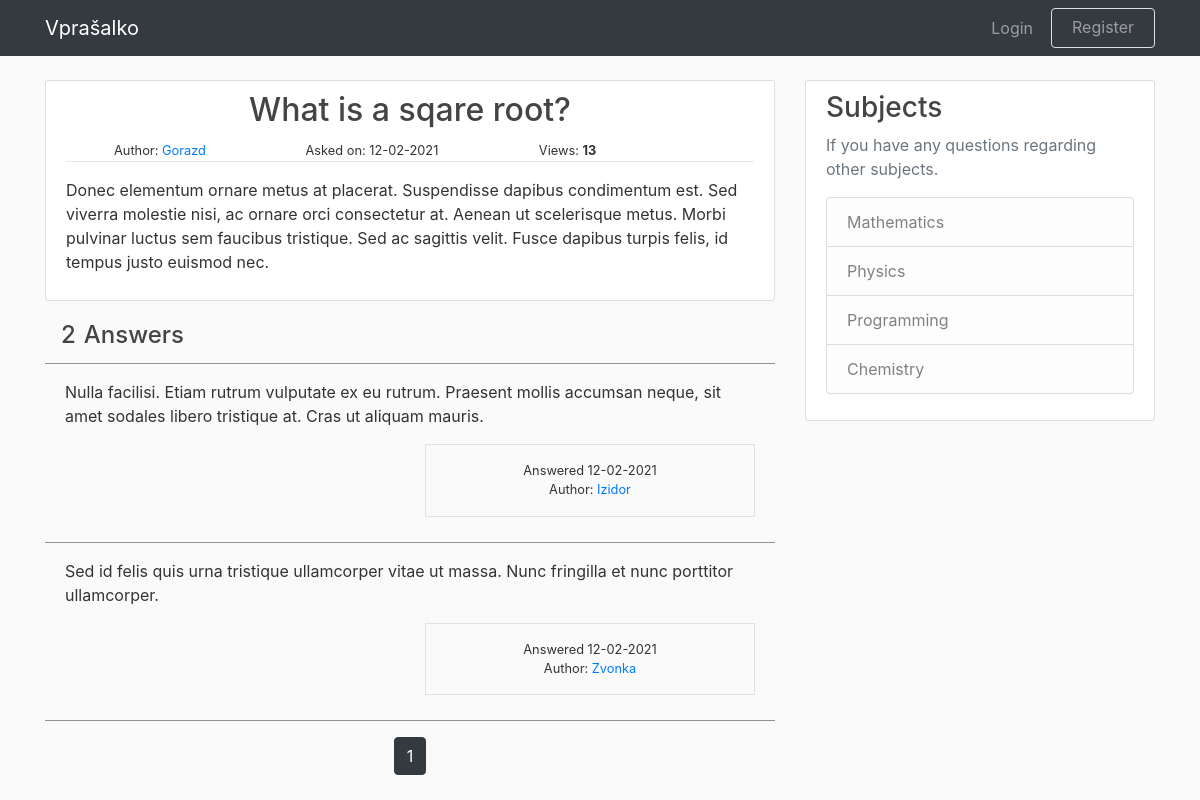
The page /question/5 on the database its author committed.
### application/models.py (models this page shows, shortened)
class Question(db.Model, UserMixin):
    id = db.Column(db.Integer, primary_key=True)
    title = db.Column(db.String(100), nullable=False)
    date_posted = db.Column(db.DateTime, nullable=False, default=datetime.utcnow)
    content = db.Column(db.Text, nullable=False)
    views = db.Column(db.Integer, default=0)
    num_answers = db.Column(db.Integer, default=0)
    user_id = db.Column(db.Integer, db.ForeignKey('user.id'), nullable=False)
    answers = db.relationship("Answer", backref="title", lazy=True, cascade="all, delete-orphan")

class User(db.Model, UserMixin):
    id = db.Column(db.Integer, primary_key=True)
    username = db.Column(db.String(15), unique=True, nullable=False)
    email = db.Column(db.String(120), unique=True, nullable=False)
    password = db.Column(db.String(20), nullable=False)
    description = db.Column(db.String(300), nullable=False, default="No description yet.")
    questions = db.relationship('Question', backref='author', lazy=True)
    answers = db.relationship('Answer', backref='author', lazy=True)

class Answer(db.Model, UserMixin):
    id = db.Column(db.Integer, primary_key=True)
    date_posted = db.Column(db.DateTime, nullable=False, default=datetime.utcnow)
    answer = db.Column(db.Text, nullable=False)
    question_id = db.Column(db.Integer, db.ForeignKey("question.id"), nullable=False)
    user_id = db.Column(db.Integer, db.ForeignKey("user.id"), nullable=False)

### application/routes.py (the view, shortened to what this page needs)
@app.route("/question/<int:question_id>", methods=['GET', 'POST'])
def question_post(question_id):
    question = Question.query.get_or_404(question_id)
    page = request.args.get("page", default=1, type=int)
    answers = Answer.query.filter_by(question_id=question.id).order_by(Answer.date_posted.desc()).paginate(page=page, per_page=3)
    question.views += 1
    db.session.commit()
    form = AnswerForm()
    return render_template('question.html', title="Question", question=question, form=form, answers=answers)

### application/templates/question.html (shortened to what this page needs)
{% extends "layout.html" %}
{% block content %}
    <div class="col-md-8 pd-0 mg-0">
        <article class="media content-section">
            <div class="media-body">
                <div class="article-metadata">
                    <h1 class="question-title">{{ question.title }}</h1>
                        <small class="ml-5 mr-5">Author: <a class="mr-auto" href="#">{{ question.author.username }}</a> </small>
                        <small class="mr-5 ml-5">Asked on: {{ question.date_posted.strftime('%d-%m-%Y') }}</small>
                        <small class="ml-5">Views: <b>{{ question.views }}</b></small>
                    <hr class="title-line">
                </div>
                <p class="article-content">{{ question.content }}</p>
            </div>
        </article>
        <div class="Forum-title">
            <span class="row ml-auto">
                <h4 class="ml-3">{{ answers.total }}</h4>
                <h4 class="ml-2"> Answers</h4>
            </span>
        </div>
        <hr class="answer-line">
        {% for answer in answers.items %}
        <article>
            <div class="answer">
                <p class="article-content">{{ answer.answer }}</p>
                <div class="article-metadata">
                    <div class="row">
                        <div class="col-md-6">
                        </div>
                        <div class="col-md-6 mr-auto">
                            <div class="answer-author border ">
                                <ul class="answer-info pl-0 mt-3">
                                    <li class="list-group"><small class="mr-5 ml-5">Answered {{ answer.date_posted.strftime('%d-%m-%Y') }}</small></li>
                                    <li class="list-group"><small class="ml-5 mr-5">Author: <a class="mr-auto" href="#">{{ answer.author.username }}</a> </small></li>
                                </ul>
                            </div>
                        </div>
                    </div>
                </div>
            </div>
            <hr class="answer-line">
        </article>
        {% endfor %}
        <div class="page-align">
            {% for page_num in answers.iter_pages(left_edge=1, right_edge=1, left_current=1, right_current=2) %}
                {% if page_num %}
                    {% if answers.page == page_num %}
                        <a class="btn btn-dark mb-4" href="{{ url_for('question_post', question_id=question.id, page=page_num) }}">{{ page_num }}</a>
                    {% else %}
                        <a class="btn btn-outline-dark mb-4" href="{{ url_for('question_post', question_id=question.id, page=page_num) }}">{{ page_num }}</a>
                    {% endif %}
                {% else %}
                    ...
                {% endif %}
            {% endfor %}
        </div>
    </div>
    {% include "sidebar.html" %}
{% endblock content %}

### application/static/style.css (style rules this page uses)
body { background: #fafafa; color: #333333; margin-top: 5rem; }
h1, h2, h3, h4, h5, h6 { color: #444444; }
.border { border: white; }
.content-section { background: #ffffff; padding: 10px 20px; border: 1px solid #dddddd; border-radius: 3px; margin-bottom: 20px; }
.title-line { margin-top: 0px; }
.question-title { font-size: xx-large; text-align: center; }
.page-align { text-align: center; }
.answer { padding-left: 20px; padding-right: 20px; padding-bottom: 20px; }
.answer-author { text-align: center; }
.answer-line { background-color: rgb(161, 161, 161); margin-top: 5px; }

### rows shown on the page
Question: title "What is a sqare root?", date_posted "12-02-2021", views "13", content "Donec elementum ornare metus at placerat. Suspendisse dapibus condimentum est. Sed viverra molestie nisi, ac ornare orci consectetur at. Aenean ut scelerisque metus. Morbi pulvinar luctus sem faucibus tristique. Sed ac sagittis velit. Fusce dapibus turpis felis, id tempus justo euismod nec."
User: author.username "Gorazd"
Answer: answer "Nulla facilisi. Etiam rutrum vulputate ex eu rutrum. Praesent mollis accumsan neque, sit amet sodales libero tristique at. Cras ut aliquam mauris.", date_posted "12-02-2021", author.username "Izidor"
Answer: answer "Sed id felis quis urna tristique ullamcorper vitae ut massa. Nunc fringilla et nunc porttitor ullamcorper.", date_posted "12-02-2021", author.username "Zvonka"

### other values the page prints
{{ answers.total }} "2"
{{ page_num }} "1"
